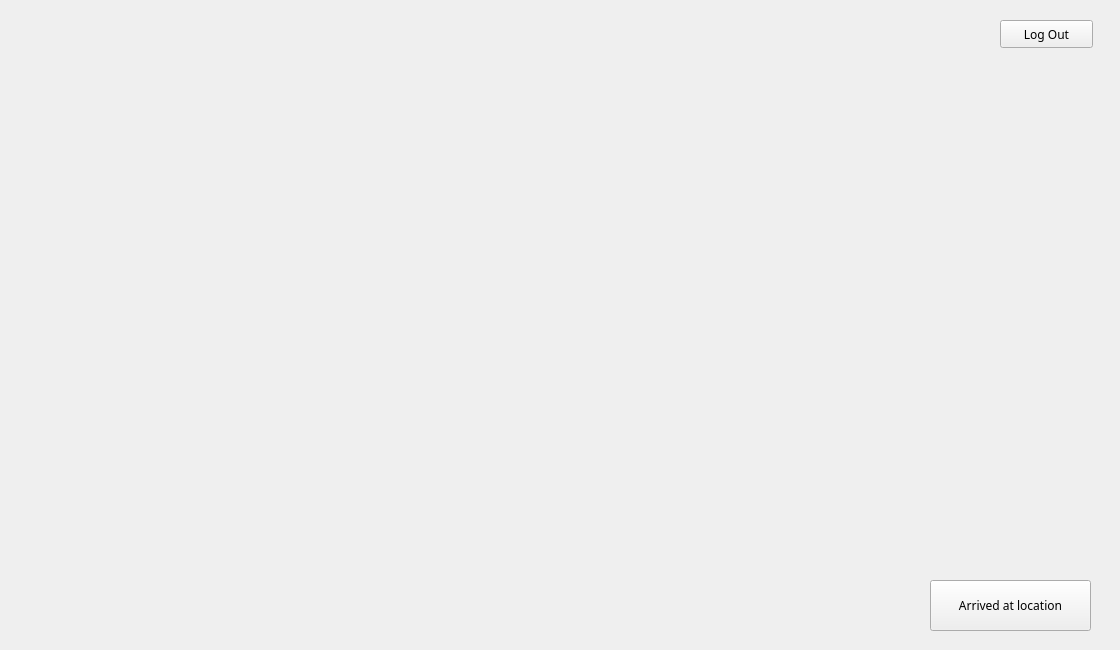
<?xml version="1.0" encoding="UTF-8"?>
<ui version="4.0">
 <class>StormClean</class>
 <widget class="QDialog" name="StormClean">
  <property name="enabled">
   <bool>true</bool>
  </property>
  <property name="geometry">
   <rect>
    <x>0</x>
    <y>0</y>
    <width>1120</width>
    <height>650</height>
   </rect>
  </property>
  <property name="sizePolicy">
   <sizepolicy hsizetype="Fixed" vsizetype="Fixed">
    <horstretch>0</horstretch>
    <verstretch>0</verstretch>
   </sizepolicy>
  </property>
  <property name="minimumSize">
   <size>
    <width>1120</width>
    <height>650</height>
   </size>
  </property>
  <property name="maximumSize">
   <size>
    <width>1120</width>
    <height>650</height>
   </size>
  </property>
  <property name="font">
   <font>
    <family>Arial Unicode MS</family>
   </font>
  </property>
  <property name="cursor">
   <cursorShape>ArrowCursor</cursorShape>
  </property>
  <property name="mouseTracking">
   <bool>false</bool>
  </property>
  <property name="windowTitle">
   <string>StormClean</string>
  </property>
  <widget class="QStackedWidget" name="Pages">
   <property name="geometry">
    <rect>
     <x>0</x>
     <y>0</y>
     <width>1120</width>
     <height>650</height>
    </rect>
   </property>
   <property name="sizePolicy">
    <sizepolicy hsizetype="Fixed" vsizetype="Fixed">
     <horstretch>0</horstretch>
     <verstretch>0</verstretch>
    </sizepolicy>
   </property>
   <property name="minimumSize">
    <size>
     <width>1120</width>
     <height>650</height>
    </size>
   </property>
   <property name="maximumSize">
    <size>
     <width>1120</width>
     <height>650</height>
    </size>
   </property>
   <property name="currentIndex">
    <number>4</number>
   </property>
   <property name="CurrentIndex" stdset="0">
    <number>5</number>
   </property>
   <widget class="QWidget" name="page">
    <widget class="QPlainTextEdit" name="Box_Username">
     <property name="geometry">
      <rect>
       <x>460</x>
       <y>250</y>
       <width>161</width>
       <height>31</height>
      </rect>
     </property>
     <property name="font">
      <font>
       <family>Arial Unicode MS</family>
       <weight>50</weight>
       <bold>false</bold>
      </font>
     </property>
    </widget>
    <widget class="QPlainTextEdit" name="Box_Password">
     <property name="geometry">
      <rect>
       <x>460</x>
       <y>300</y>
       <width>161</width>
       <height>31</height>
      </rect>
     </property>
     <property name="font">
      <font>
       <family>Segoe MDL2 Assets</family>
       <weight>50</weight>
       <bold>false</bold>
      </font>
     </property>
    </widget>
    <widget class="QLabel" name="Label_Password">
     <property name="geometry">
      <rect>
       <x>390</x>
       <y>310</y>
       <width>101</width>
       <height>16</height>
      </rect>
     </property>
     <property name="text">
      <string>Password:</string>
     </property>
    </widget>
    <widget class="QLabel" name="label_welcome">
     <property name="geometry">
      <rect>
       <x>380</x>
       <y>170</y>
       <width>251</width>
       <height>41</height>
      </rect>
     </property>
     <property name="text">
      <string>Welcome to StormClean, please log in:</string>
     </property>
    </widget>
    <widget class="QLabel" name="Label_username">
     <property name="geometry">
      <rect>
       <x>390</x>
       <y>260</y>
       <width>101</width>
       <height>16</height>
      </rect>
     </property>
     <property name="text">
      <string>Username:</string>
     </property>
    </widget>
    <widget class="QPushButton" name="Login">
     <property name="geometry">
      <rect>
       <x>580</x>
       <y>400</y>
       <width>151</width>
       <height>21</height>
      </rect>
     </property>
     <property name="text">
      <string>LogIn</string>
     </property>
    </widget>
    <widget class="QPushButton" name="Cancel">
     <property name="geometry">
      <rect>
       <x>580</x>
       <y>420</y>
       <width>151</width>
       <height>21</height>
      </rect>
     </property>
     <property name="text">
      <string>Cancel</string>
     </property>
    </widget>
   </widget>
   <widget class="QWidget" name="page_2">
    <widget class="QPushButton" name="pushButton_logout">
     <property name="geometry">
      <rect>
       <x>1000</x>
       <y>20</y>
       <width>93</width>
       <height>28</height>
      </rect>
     </property>
     <property name="text">
      <string>Log Out</string>
     </property>
    </widget>
    <widget class="QLabel" name="label_selectneighbourhood">
     <property name="geometry">
      <rect>
       <x>30</x>
       <y>40</y>
       <width>251</width>
       <height>21</height>
      </rect>
     </property>
     <property name="text">
      <string>Select neighbourhood:</string>
     </property>
    </widget>
    <widget class="QListWidget" name="listWidget_listofneighbourhood">
     <property name="geometry">
      <rect>
       <x>840</x>
       <y>70</y>
       <width>256</width>
       <height>501</height>
      </rect>
     </property>
     <item>
      <property name="text">
       <string>1 Neighbourhood 1</string>
      </property>
     </item>
     <item>
      <property name="text">
       <string>2 Neighbourhood 2</string>
      </property>
     </item>
     <item>
      <property name="text">
       <string>3 Neighbourhood 3</string>
      </property>
     </item>
    </widget>
    <widget class="QgsMapCanvas" name="QgsMapCanvas" native="true">
     <property name="geometry">
      <rect>
       <x>30</x>
       <y>70</y>
       <width>781</width>
       <height>501</height>
      </rect>
     </property>
    </widget>
   </widget>
   <widget class="QWidget" name="page_3">
    <widget class="QLabel" name="label_mapincidents">
     <property name="geometry">
      <rect>
       <x>30</x>
       <y>120</y>
       <width>211</width>
       <height>31</height>
      </rect>
     </property>
     <property name="text">
      <string>Map with incidents</string>
     </property>
    </widget>
    <widget class="QLabel" name="label_listincidents">
     <property name="geometry">
      <rect>
       <x>840</x>
       <y>120</y>
       <width>211</width>
       <height>31</height>
      </rect>
     </property>
     <property name="text">
      <string>List with incidents</string>
     </property>
    </widget>
    <widget class="QPushButton" name="pushButton_logout2">
     <property name="geometry">
      <rect>
       <x>1000</x>
       <y>20</y>
       <width>93</width>
       <height>28</height>
      </rect>
     </property>
     <property name="text">
      <string>Log Out</string>
     </property>
    </widget>
    <widget class="QListWidget" name="listWidget_incidents">
     <property name="geometry">
      <rect>
       <x>840</x>
       <y>150</y>
       <width>251</width>
       <height>461</height>
      </rect>
     </property>
     <item>
      <property name="text">
       <string>1 Incident 1</string>
      </property>
     </item>
     <item>
      <property name="text">
       <string>2 Incident 2</string>
      </property>
     </item>
     <item>
      <property name="text">
       <string>3 Incident 3</string>
      </property>
     </item>
    </widget>
    <widget class="QgsMapCanvas" name="QgsMapCanvas_1" native="true">
     <property name="geometry">
      <rect>
       <x>30</x>
       <y>150</y>
       <width>801</width>
       <height>461</height>
      </rect>
     </property>
    </widget>
    <widget class="QTextEdit" name="WijkName">
     <property name="geometry">
      <rect>
       <x>30</x>
       <y>70</y>
       <width>1061</width>
       <height>41</height>
      </rect>
     </property>
     <property name="html">
      <string>&lt;!DOCTYPE HTML PUBLIC &quot;-//W3C//DTD HTML 4.0//EN&quot; &quot;http://www.w3.org/TR/REC-html40/strict.dtd&quot;&gt;
&lt;html&gt;&lt;head&gt;&lt;meta name=&quot;qrichtext&quot; content=&quot;1&quot; /&gt;&lt;style type=&quot;text/css&quot;&gt;
p, li { white-space: pre-wrap; }
&lt;/style&gt;&lt;/head&gt;&lt;body style=&quot; font-family:'Arial Unicode MS'; font-size:8.25pt; font-weight:400; font-style:normal;&quot;&gt;
&lt;p style=&quot; margin-top:0px; margin-bottom:0px; margin-left:0px; margin-right:0px; -qt-block-indent:0; text-indent:0px;&quot;&gt;&lt;span style=&quot; font-size:18pt; font-weight:600;&quot;&gt;Blijdorp&lt;/span&gt;&lt;/p&gt;&lt;/body&gt;&lt;/html&gt;</string>
     </property>
    </widget>
    <widget class="QPushButton" name="back">
     <property name="geometry">
      <rect>
       <x>900</x>
       <y>20</y>
       <width>93</width>
       <height>28</height>
      </rect>
     </property>
     <property name="text">
      <string>Back</string>
     </property>
    </widget>
   </widget>
   <widget class="QWidget" name="page_4">
    <widget class="QPushButton" name="pushButton_logout3">
     <property name="geometry">
      <rect>
       <x>1000</x>
       <y>20</y>
       <width>93</width>
       <height>28</height>
      </rect>
     </property>
     <property name="text">
      <string>Log Out</string>
     </property>
    </widget>
    <widget class="QTextBrowser" name="textBrowser_incidentname">
     <property name="geometry">
      <rect>
       <x>30</x>
       <y>60</y>
       <width>1061</width>
       <height>41</height>
      </rect>
     </property>
     <property name="html">
      <string>&lt;!DOCTYPE HTML PUBLIC &quot;-//W3C//DTD HTML 4.0//EN&quot; &quot;http://www.w3.org/TR/REC-html40/strict.dtd&quot;&gt;
&lt;html&gt;&lt;head&gt;&lt;meta name=&quot;qrichtext&quot; content=&quot;1&quot; /&gt;&lt;style type=&quot;text/css&quot;&gt;
p, li { white-space: pre-wrap; }
&lt;/style&gt;&lt;/head&gt;&lt;body style=&quot; font-family:'Arial Unicode MS'; font-size:8.25pt; font-weight:400; font-style:normal;&quot;&gt;
&lt;p style=&quot; margin-top:0px; margin-bottom:0px; margin-left:0px; margin-right:0px; -qt-block-indent:0; text-indent:0px;&quot;&gt;&lt;span style=&quot; font-size:10pt;&quot;&gt;Incident name&lt;/span&gt;&lt;/p&gt;&lt;/body&gt;&lt;/html&gt;</string>
     </property>
    </widget>
    <widget class="QLabel" name="label_map1incident">
     <property name="geometry">
      <rect>
       <x>30</x>
       <y>140</y>
       <width>211</width>
       <height>31</height>
      </rect>
     </property>
     <property name="text">
      <string>Map with incident</string>
     </property>
    </widget>
    <widget class="QLabel" name="label_photos">
     <property name="geometry">
      <rect>
       <x>630</x>
       <y>140</y>
       <width>211</width>
       <height>31</height>
      </rect>
     </property>
     <property name="text">
      <string>Photos</string>
     </property>
    </widget>
    <widget class="QLabel" name="label_photo1">
     <property name="geometry">
      <rect>
       <x>630</x>
       <y>170</y>
       <width>271</width>
       <height>391</height>
      </rect>
     </property>
     <property name="text">
      <string/>
     </property>
     <property name="pixmap">
      <pixmap>C:/Users/Python/.designer/backup/download (1).jpg</pixmap>
     </property>
     <property name="scaledContents">
      <bool>true</bool>
     </property>
    </widget>
    <widget class="QLabel" name="label">
     <property name="geometry">
      <rect>
       <x>910</x>
       <y>170</y>
       <width>181</width>
       <height>141</height>
      </rect>
     </property>
     <property name="text">
      <string/>
     </property>
     <property name="pixmap">
      <pixmap>C:/Users/Python/.designer/backup/download.jpg</pixmap>
     </property>
    </widget>
    <widget class="QLabel" name="label_2">
     <property name="geometry">
      <rect>
       <x>910</x>
       <y>320</y>
       <width>181</width>
       <height>241</height>
      </rect>
     </property>
     <property name="text">
      <string/>
     </property>
     <property name="pixmap">
      <pixmap>C:/Users/Python/.designer/backup/download (2).jpg</pixmap>
     </property>
    </widget>
    <widget class="QTextBrowser" name="textBrowser_manualdiscription">
     <property name="geometry">
      <rect>
       <x>30</x>
       <y>570</y>
       <width>571</width>
       <height>61</height>
      </rect>
     </property>
     <property name="html">
      <string>&lt;!DOCTYPE HTML PUBLIC &quot;-//W3C//DTD HTML 4.0//EN&quot; &quot;http://www.w3.org/TR/REC-html40/strict.dtd&quot;&gt;
&lt;html&gt;&lt;head&gt;&lt;meta name=&quot;qrichtext&quot; content=&quot;1&quot; /&gt;&lt;style type=&quot;text/css&quot;&gt;
p, li { white-space: pre-wrap; }
&lt;/style&gt;&lt;/head&gt;&lt;body style=&quot; font-family:'Arial Unicode MS'; font-size:8.25pt; font-weight:400; font-style:normal;&quot;&gt;
&lt;p style=&quot; margin-top:0px; margin-bottom:0px; margin-left:0px; margin-right:0px; -qt-block-indent:0; text-indent:0px;&quot;&gt;&lt;span style=&quot; font-size:8pt; font-weight:600;&quot;&gt;Manual discription&lt;/span&gt;&lt;/p&gt;
&lt;p style=&quot; margin-top:0px; margin-bottom:0px; margin-left:0px; margin-right:0px; -qt-block-indent:0; text-indent:0px;&quot;&gt;&lt;span style=&quot; font-size:8pt;&quot;&gt;&amp;quot;............................................................................................&lt;/span&gt;&lt;/p&gt;
&lt;p style=&quot; margin-top:0px; margin-bottom:0px; margin-left:0px; margin-right:0px; -qt-block-indent:0; text-indent:0px;&quot;&gt;&lt;span style=&quot; font-size:8pt;&quot;&gt;..........................................................................................&amp;quot;&lt;/span&gt;&lt;/p&gt;&lt;/body&gt;&lt;/html&gt;</string>
     </property>
    </widget>
    <widget class="QTextBrowser" name="textBrowser">
     <property name="geometry">
      <rect>
       <x>620</x>
       <y>570</y>
       <width>471</width>
       <height>61</height>
      </rect>
     </property>
     <property name="html">
      <string>&lt;!DOCTYPE HTML PUBLIC &quot;-//W3C//DTD HTML 4.0//EN&quot; &quot;http://www.w3.org/TR/REC-html40/strict.dtd&quot;&gt;
&lt;html&gt;&lt;head&gt;&lt;meta name=&quot;qrichtext&quot; content=&quot;1&quot; /&gt;&lt;style type=&quot;text/css&quot;&gt;
p, li { white-space: pre-wrap; }
&lt;/style&gt;&lt;/head&gt;&lt;body style=&quot; font-family:'Arial Unicode MS'; font-size:8.25pt; font-weight:400; font-style:normal;&quot;&gt;
&lt;p style=&quot; margin-top:0px; margin-bottom:0px; margin-left:0px; margin-right:0px; -qt-block-indent:0; text-indent:0px;&quot;&gt;&lt;span style=&quot; font-size:8pt; font-weight:600;&quot;&gt;Additional information:&lt;/span&gt;&lt;/p&gt;
&lt;p style=&quot; margin-top:0px; margin-bottom:0px; margin-left:0px; margin-right:0px; -qt-block-indent:0; text-indent:0px;&quot;&gt;&lt;span style=&quot; font-size:8pt;&quot;&gt;Mentioned x times&lt;/span&gt;&lt;/p&gt;
&lt;p style=&quot; margin-top:0px; margin-bottom:0px; margin-left:0px; margin-right:0px; -qt-block-indent:0; text-indent:0px;&quot;&gt;&lt;span style=&quot; font-size:8pt;&quot;&gt;............................&lt;/span&gt;&lt;/p&gt;&lt;/body&gt;&lt;/html&gt;</string>
     </property>
    </widget>
    <widget class="QLabel" name="label_Question">
     <property name="geometry">
      <rect>
       <x>730</x>
       <y>120</y>
       <width>161</width>
       <height>31</height>
      </rect>
     </property>
     <property name="font">
      <font>
       <family>MS Shell Dlg 2</family>
       <weight>75</weight>
       <bold>true</bold>
      </font>
     </property>
     <property name="text">
      <string>Will you go to this incident?</string>
     </property>
    </widget>
    <widget class="QPushButton" name="pushButton_Yes">
     <property name="geometry">
      <rect>
       <x>900</x>
       <y>120</y>
       <width>93</width>
       <height>28</height>
      </rect>
     </property>
     <property name="text">
      <string>Yes</string>
     </property>
    </widget>
    <widget class="QPushButton" name="pushButton_No">
     <property name="geometry">
      <rect>
       <x>1000</x>
       <y>120</y>
       <width>93</width>
       <height>28</height>
      </rect>
     </property>
     <property name="text">
      <string>No</string>
     </property>
    </widget>
    <widget class="QgsMapCanvas" name="QgsMapCanvas_2" native="true">
     <property name="geometry">
      <rect>
       <x>30</x>
       <y>170</y>
       <width>571</width>
       <height>391</height>
      </rect>
     </property>
    </widget>
   </widget>
   <widget class="QWidget" name="page_5">
    <widget class="QLabel" name="label_Navigation">
     <property name="geometry">
      <rect>
       <x>50</x>
       <y>50</y>
       <width>601</width>
       <height>521</height>
      </rect>
     </property>
     <property name="text">
      <string/>
     </property>
     <property name="pixmap">
      <pixmap>C:/Users/Python/.designer/backup/Parcours_Bavaria_City_Racing_Rotterdam.jpg</pixmap>
     </property>
     <property name="scaledContents">
      <bool>true</bool>
     </property>
    </widget>
    <widget class="QPushButton" name="pushButton_logout4">
     <property name="geometry">
      <rect>
       <x>1000</x>
       <y>20</y>
       <width>93</width>
       <height>28</height>
      </rect>
     </property>
     <property name="text">
      <string>Log Out</string>
     </property>
    </widget>
    <widget class="QPushButton" name="pushButton_arrived">
     <property name="geometry">
      <rect>
       <x>930</x>
       <y>580</y>
       <width>161</width>
       <height>51</height>
      </rect>
     </property>
     <property name="text">
      <string>Arrived at location</string>
     </property>
    </widget>
    <widget class="QgsMapCanvas" name="QgsMapCanvas_3" native="true">
     <property name="geometry">
      <rect>
       <x>30</x>
       <y>60</y>
       <width>1061</width>
       <height>511</height>
      </rect>
     </property>
    </widget>
   </widget>
   <widget class="QWidget" name="page_6">
    <widget class="QTextBrowser" name="textBrowser_2">
     <property name="geometry">
      <rect>
       <x>630</x>
       <y>510</y>
       <width>461</width>
       <height>121</height>
      </rect>
     </property>
     <property name="html">
      <string>&lt;!DOCTYPE HTML PUBLIC &quot;-//W3C//DTD HTML 4.0//EN&quot; &quot;http://www.w3.org/TR/REC-html40/strict.dtd&quot;&gt;
&lt;html&gt;&lt;head&gt;&lt;meta name=&quot;qrichtext&quot; content=&quot;1&quot; /&gt;&lt;style type=&quot;text/css&quot;&gt;
p, li { white-space: pre-wrap; }
&lt;/style&gt;&lt;/head&gt;&lt;body style=&quot; font-family:'Arial Unicode MS'; font-size:8.25pt; font-weight:400; font-style:normal;&quot;&gt;
&lt;p style=&quot; margin-top:0px; margin-bottom:0px; margin-left:0px; margin-right:0px; -qt-block-indent:0; text-indent:0px;&quot;&gt;&lt;span style=&quot; font-size:8pt; font-weight:600;&quot;&gt;Additional information:&lt;/span&gt;&lt;/p&gt;
&lt;p style=&quot; margin-top:0px; margin-bottom:0px; margin-left:0px; margin-right:0px; -qt-block-indent:0; text-indent:0px;&quot;&gt;&lt;span style=&quot; font-size:8pt;&quot;&gt;Mentioned x times&lt;/span&gt;&lt;/p&gt;
&lt;p style=&quot; margin-top:0px; margin-bottom:0px; margin-left:0px; margin-right:0px; -qt-block-indent:0; text-indent:0px;&quot;&gt;&lt;span style=&quot; font-size:8pt;&quot;&gt;............................&lt;/span&gt;&lt;/p&gt;&lt;/body&gt;&lt;/html&gt;</string>
     </property>
    </widget>
    <widget class="QLabel" name="label_map1incident_2">
     <property name="geometry">
      <rect>
       <x>30</x>
       <y>180</y>
       <width>211</width>
       <height>31</height>
      </rect>
     </property>
     <property name="text">
      <string>Map with incident</string>
     </property>
    </widget>
    <widget class="QLabel" name="label_3">
     <property name="geometry">
      <rect>
       <x>910</x>
       <y>360</y>
       <width>181</width>
       <height>141</height>
      </rect>
     </property>
     <property name="text">
      <string/>
     </property>
     <property name="pixmap">
      <pixmap>C:/Users/Python/.designer/backup/download (2).jpg</pixmap>
     </property>
    </widget>
    <widget class="QLabel" name="label_photo1_2">
     <property name="geometry">
      <rect>
       <x>630</x>
       <y>210</y>
       <width>271</width>
       <height>291</height>
      </rect>
     </property>
     <property name="text">
      <string/>
     </property>
     <property name="pixmap">
      <pixmap>C:/Users/Python/.designer/backup/download (1).jpg</pixmap>
     </property>
     <property name="scaledContents">
      <bool>true</bool>
     </property>
    </widget>
    <widget class="QTextBrowser" name="textBrowser_manualdiscription_2">
     <property name="geometry">
      <rect>
       <x>30</x>
       <y>510</y>
       <width>571</width>
       <height>121</height>
      </rect>
     </property>
     <property name="html">
      <string>&lt;!DOCTYPE HTML PUBLIC &quot;-//W3C//DTD HTML 4.0//EN&quot; &quot;http://www.w3.org/TR/REC-html40/strict.dtd&quot;&gt;
&lt;html&gt;&lt;head&gt;&lt;meta name=&quot;qrichtext&quot; content=&quot;1&quot; /&gt;&lt;style type=&quot;text/css&quot;&gt;
p, li { white-space: pre-wrap; }
&lt;/style&gt;&lt;/head&gt;&lt;body style=&quot; font-family:'Arial Unicode MS'; font-size:8.25pt; font-weight:400; font-style:normal;&quot;&gt;
&lt;p style=&quot; margin-top:0px; margin-bottom:0px; margin-left:0px; margin-right:0px; -qt-block-indent:0; text-indent:0px;&quot;&gt;&lt;span style=&quot; font-size:8pt; font-weight:600;&quot;&gt;Manual discription&lt;/span&gt;&lt;/p&gt;
&lt;p style=&quot; margin-top:0px; margin-bottom:0px; margin-left:0px; margin-right:0px; -qt-block-indent:0; text-indent:0px;&quot;&gt;&lt;span style=&quot; font-size:8pt;&quot;&gt;&amp;quot;............................................................................................&lt;/span&gt;&lt;/p&gt;
&lt;p style=&quot; margin-top:0px; margin-bottom:0px; margin-left:0px; margin-right:0px; -qt-block-indent:0; text-indent:0px;&quot;&gt;&lt;span style=&quot; font-size:8pt;&quot;&gt;..........................................................................................&amp;quot;&lt;/span&gt;&lt;/p&gt;&lt;/body&gt;&lt;/html&gt;</string>
     </property>
    </widget>
    <widget class="QLabel" name="label_1incidentsmap_2">
     <property name="geometry">
      <rect>
       <x>30</x>
       <y>210</y>
       <width>571</width>
       <height>291</height>
      </rect>
     </property>
     <property name="text">
      <string/>
     </property>
     <property name="pixmap">
      <pixmap>C:/Users/Python/.designer/backup/Kaart-locatiemap.jpg</pixmap>
     </property>
    </widget>
    <widget class="QPushButton" name="pushButton_helpneeded">
     <property name="geometry">
      <rect>
       <x>400</x>
       <y>130</y>
       <width>201</width>
       <height>41</height>
      </rect>
     </property>
     <property name="text">
      <string>I need help with this incident</string>
     </property>
    </widget>
    <widget class="QPushButton" name="pushButton_logout5">
     <property name="geometry">
      <rect>
       <x>1000</x>
       <y>20</y>
       <width>93</width>
       <height>28</height>
      </rect>
     </property>
     <property name="text">
      <string>Log Out</string>
     </property>
    </widget>
    <widget class="QLabel" name="label_photos_2">
     <property name="geometry">
      <rect>
       <x>630</x>
       <y>180</y>
       <width>211</width>
       <height>31</height>
      </rect>
     </property>
     <property name="text">
      <string>Photos</string>
     </property>
    </widget>
    <widget class="QLabel" name="label_4">
     <property name="geometry">
      <rect>
       <x>910</x>
       <y>210</y>
       <width>181</width>
       <height>141</height>
      </rect>
     </property>
     <property name="text">
      <string/>
     </property>
     <property name="pixmap">
      <pixmap>C:/Users/Python/.designer/backup/download.jpg</pixmap>
     </property>
    </widget>
    <widget class="QTextBrowser" name="textBrowser_incidentname_2">
     <property name="geometry">
      <rect>
       <x>30</x>
       <y>70</y>
       <width>1061</width>
       <height>41</height>
      </rect>
     </property>
     <property name="html">
      <string>&lt;!DOCTYPE HTML PUBLIC &quot;-//W3C//DTD HTML 4.0//EN&quot; &quot;http://www.w3.org/TR/REC-html40/strict.dtd&quot;&gt;
&lt;html&gt;&lt;head&gt;&lt;meta name=&quot;qrichtext&quot; content=&quot;1&quot; /&gt;&lt;style type=&quot;text/css&quot;&gt;
p, li { white-space: pre-wrap; }
&lt;/style&gt;&lt;/head&gt;&lt;body style=&quot; font-family:'Arial Unicode MS'; font-size:8.25pt; font-weight:400; font-style:normal;&quot;&gt;
&lt;p style=&quot; margin-top:0px; margin-bottom:0px; margin-left:0px; margin-right:0px; -qt-block-indent:0; text-indent:0px;&quot;&gt;&lt;span style=&quot; font-size:10pt;&quot;&gt;Incident name&lt;/span&gt;&lt;/p&gt;&lt;/body&gt;&lt;/html&gt;</string>
     </property>
    </widget>
    <widget class="QPushButton" name="pushButton_leaveincident">
     <property name="geometry">
      <rect>
       <x>630</x>
       <y>130</y>
       <width>201</width>
       <height>41</height>
      </rect>
     </property>
     <property name="text">
      <string>I want to leave the incident</string>
     </property>
    </widget>
    <widget class="QgsMapCanvas" name="QgsMapCanvas_4" native="true">
     <property name="geometry">
      <rect>
       <x>30</x>
       <y>210</y>
       <width>571</width>
       <height>291</height>
      </rect>
     </property>
    </widget>
   </widget>
  </widget>
 </widget>
 <customwidgets>
  <customwidget>
   <class>QgsMapCanvas</class>
   <extends>QWidget</extends>
   <header>qgis.gui</header>
   <container>1</container>
  </customwidget>
 </customwidgets>
 <resources/>
 <connections/>
</ui>
